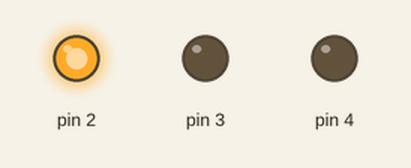
This sketch was run on a simulated Arduino Uno, built with avr-gcc and run on an emulated ATmega328P. Shown: output pins drawn as LEDs (lit = HIGH).

Above: at 0.8 s.
At 2.4 s:
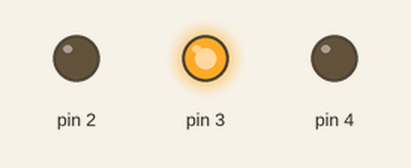
At 4.2 s:
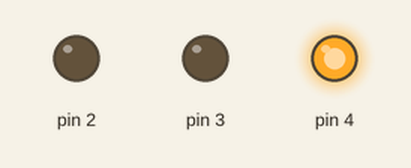
Timing chart, 0 to 7.0 s (numbered marks = the images above):
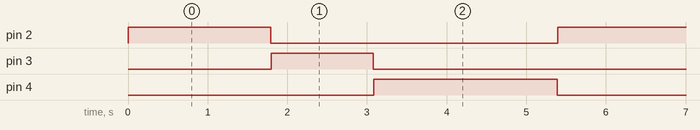

The sketch:

sem222.ino
```cpp
int  led =  2;
int  led1 = 3;
int   led2 = 4;
void setup() {
 pinMode(2, OUTPUT);
  pinMode(3, OUTPUT);
   pinMode(4, OUTPUT);

}

void loop() {
for (int i = 0 ; i <=255;i++){
  digitalWrite(2, i);
  delay(5);
}
for (int i = 255; i>= 0; i-- ){
  digitalWrite(2, i);
  delay(2);
}


for (int i = 0 ; i <=255;i++){
  digitalWrite(3, i);
  delay(3);
}
for (int i = 255; i>= 0; i-- ){
  digitalWrite(3, i);
  delay(2);
}


for (int i = 0 ; i <=255;i++){
  digitalWrite(4, i);
  delay(7);
}
for (int i = 255; i>= 0; i-- ){
  digitalWrite(4, i);
  delay(2);
}


}
```

Measured:
- by itself, pin 2: alternates HIGH for 1.8 s and LOW for 3.6 s
- by itself, pin 3: alternates HIGH for 1.3 s and LOW for 4.1 s
- by itself, pin 4: alternates HIGH for 2.3 s and LOW for 3.1 s
